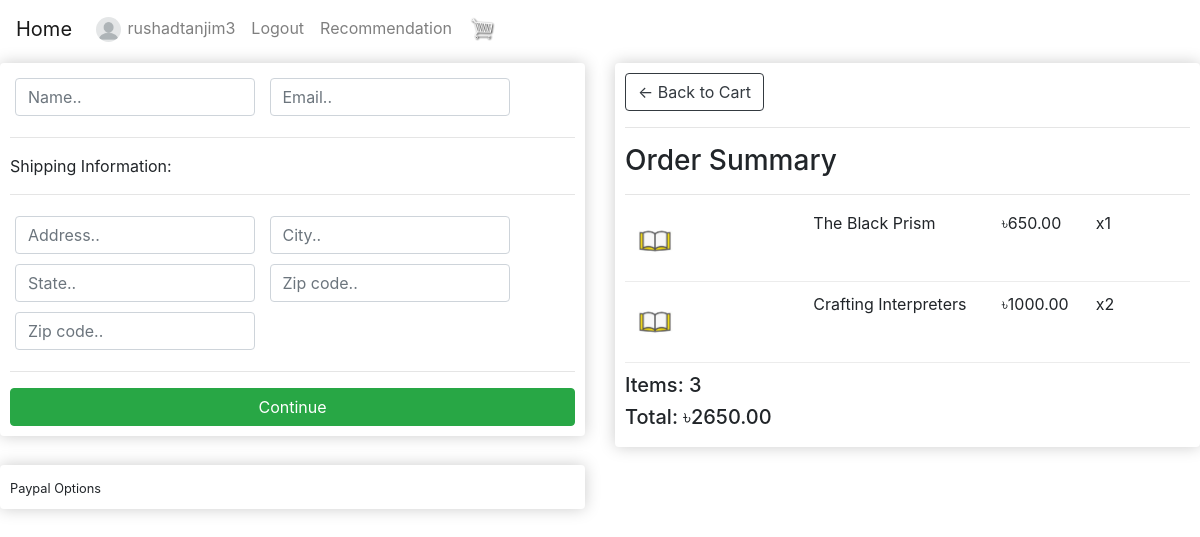
The app's page /profiles/checkout/ (signed in) with its own data.
### profiles/models.py (models this page shows, shortened)
class Profile(models.Model):
    user = models.OneToOneField(User, on_delete=models.CASCADE)
    first_name = models.CharField(max_length=255, blank=True)
    last_name = models.CharField(max_length=255, blank=True)
    city = models.CharField(max_length=200, blank=True)
    profile_pic = models.ImageField(default='default.png', upload_to='profile')

class OrderItem(models.Model):
    product = models.ForeignKey(
        Product, on_delete=models.SET_NULL, blank=True, null=True)
    order = models.ForeignKey(
        Order, on_delete=models.SET_NULL, blank=True, null=True)
    quantity = models.IntegerField(default=0, null=True, blank=True)
    date_added = models.DateTimeField(auto_now_add=True)
    @ property
    def get_total(self):
        total = self.product.price * self.quantity
        return total

class Order(models.Model):
    profile = models.ForeignKey(
        Profile, on_delete=models.SET_NULL, blank=True, null=True)
    date_ordered = models.DateTimeField(auto_now_add=True)
    completed = models.BooleanField(default=False, null=True)
    transaction_id = models.CharField(max_length=200, null=True, blank=True)
    @ property
    def get_cart_total(self):
        orderitems = self.orderitem_set.all()
        total = sum([item.get_total for item in orderitems])
        return total
    @ property
    def get_cart_items(self):
        orderitems = self.orderitem_set.all()
        total = sum([item.quantity for item in orderitems])
        return total

### shop/models.py (models this page shows, shortened)
class Product(models.Model):
    BOOK_GENRES_CHOICES = [
        ('Action', 'Action and adventure'),
        ('Art', 'Art/architecture'),
        ('Alternate history', 'Alternate history'),
        ('Autobiography', 'Autobiography'),
        ('Anthology', 'Anthology'),
        ('Biography', 'Biography'),
        ('Business', 'Business/economics'),
        ('Children', 'Children'),
        ('Crafts/hobbies', 'Crafts/hobbies'),
        ('Classic', 'Classic'),
        ('Cookbook', 'Cookbook'),
        ('Comic book', 'Comic book'),
        ('Diary', 'Diary'),
        ('Dictionary', 'Dictionary'),
        ('Crime', 'Crime'),
        ('Encyclopedia', 'Encyclopedia'),
        ('Drama', 'Drama'),
        ('Fairytale', 'Fairytale'),
        ('Health', 'Health/fitness'),
        ('Fantasy', 'Fantasy'),
        ('History', 'History'),
        ('Graphic novel', 'Graphic novel'),
        ('Home and garden', 'Home and garden'),
        ('Historical fiction', 'Historical fiction'),
        ('Humor', 'Humor'),
        ('Horror', 'Horror'),
        ('Journal', 'Journal'),
        ('Mystery', 'Mystery'),
        ('Math', 'Math'),
        ('Paranormal romance', 'Paranormal romance'),
        ('Memoir', 'Memoir'),
        ('Picture book', 'Picture book'),
        ('Philosophy', 'Philosophy'),
        ('Poetry', 'Poetry'),
        ('Prayer', 'Prayer'),
        ('Political thriller', 'Political thriller'),
        ('Religion', 'Religion, spirituality, and new age'),
        ('Romance', 'Romance'),
        ('Textbook', 'Textbook'),
        ('Satire', 'Satire'),
        ('True crime', 'True crime'),
        ('Science fiction', 'Science fiction'),
        ('Review', 'Review'),
        ('Short story', 'Short story'),
        ('Science', 'Science'),
        ('Suspense', 'Suspense'),
        ('Self help', 'Self help'),
        ('Thriller', 'Thriller'),
        ('Sports and leisure', 'Sports and leisure'),
        ('Western', 'Western'),
        ('Travel', 'Travel'),
        ('Young adult', 'Young adult'),
    ]
    product_name = models.CharField(blank=True, max_length=255)
    price = models.FloatField(blank=True, null=True, default=1)
    digital = models.BooleanField(default=False, null=True, blank=False)
    genres = models.CharField(
        max_length=150, choices=BOOK_GENRES_CHOICES, default='Textbook')
    quantity = models.IntegerField(blank=False, default=1)
    product_pic = models.ImageField(
        default='book-default.jpg', upload_to='product')

### profiles/views.py (the view)
# urls.py: path('checkout/', views.checkout, name='checkout'),
def checkout(request):
    if request.user.is_authenticated:
        customer = request.user.profile
        order, created = Order.objects.get_or_create(
            profile=customer, completed=False)
        items = order.orderitem_set.all()
    else:
        items = []
        order = {'get_cart_total': 0, 'get_cart_items': 0}
    data = {'items': items, 'order': order}
    return render(request, 'profiles/checkout.html', data)

### profiles/templates/profiles/checkout.html (shortened to what this page needs)
{% extends 'profiles/base.html' %}
{% load static %}
{% block content %}
    <div class="row">
        <div class="col-lg-6">
            <div class="box-element" id="form-wrapper">
                <form id="form">
                    <div id="user-info">
                        <div class="form-field">
                            <input required
                                   class="form-control"
                                   type="text"
                                   name="name"
                                   placeholder="Name.."/>
                        </div>
                        <div class="form-field">
                            <input required
                                   class="form-control"
                                   type="email"
                                   name="email"
                                   placeholder="Email.."/>
                        </div>
                    </div>
                    <div id="shipping-info">
                        <hr />
                        <p>Shipping Information:</p>
                        <hr />
                        <div class="form-field">
                            <input class="form-control"
                                   type="text"
                                   name="address"
                                   placeholder="Address.."/>
                        </div>
                        <div class="form-field">
                            <input class="form-control" type="text" name="city" placeholder="City.." />
                        </div>
                        <div class="form-field">
                            <input class="form-control" type="text" name="state" placeholder="State.." />
                        </div>
                        <div class="form-field">
                            <input class="form-control"
                                   type="text"
                                   name="zipcode"
                                   placeholder="Zip code.."/>
                        </div>
                        <div class="form-field">
                            <input class="form-control"
                                   type="text"
                                   name="country"
                                   placeholder="Zip code.."/>
                        </div>
                    </div>
                    <hr />
                    <input id="form-button"
                           class="btn btn-success btn-block"
                           type="submit"
                           value="Continue"/>
                </form>
            </div>
            <br />
            <div class="box-element hidden" id="payment-info">
                <small>Paypal Options</small>
            </div>
        </div>
        <div class="col-lg-6">
            <div class="box-element">
                <a class="btn btn-outline-dark" href="{% url 'profiles:cart' %}">&#x2190; Back to Cart</a
                    >
                    <hr />
                    <h3>Order Summary</h3>
                    <hr />
                    {% for item in items %}
                        <div class="cart-row">
                            <div style="flex: 2">
                                <img class="row-image" src="{{ item.product.product_pic.url }}" />
                            </div>
                            <div style="flex: 2">
                                <p>{{ item.product.product_name }}</p>
                            </div>
                            <div style="flex: 1">
                                <p>&#2547;{{ item.product.price|floatformat:2 }}</p>
                            </div>
                            <div style="flex: 1">
                                <p>x{{ item.quantity }}</p>
                            </div>
                        </div>
                    {% endfor %}
                    <h5>Items: {{ order.get_cart_items }}</h5>
                    <h5>Total: &#2547;{{ order.get_cart_total|floatformat:2 }}</h5>
                </div>
            </div>
        </div>
    {% endblock content %}

### profiles/templates/profiles/base.html (shortened to what this page needs)
<!DOCTYPE html>
{% load static %}
<html lang="en">
    <head>
        <link rel="stylesheet" type="text/css" href="{% static 'css/main.css' %}">
        <link rel="stylesheet"
              type="text/css"
              href="{% static 'css/bootstrap.css' %}">
    </head>
    <body>
        <nav class="navbar navbar-expand-lg bg-steel navbar-light ml-auto">
            <a class="navbar-brand" href="{% url 'home' %}">Home</a>
            <div class="collapse navbar-collapse" id="navbarSupportedContent">
                <ul class="navbar-nav">
                    {% if user.is_authenticated %}
                        <li class="nav-item">
                            <a class="nav-link user-name"
                               data-user="{{ request.user }}"
                               style="display: inline-block;"
                               href="{% url 'profiles:profile' %}">
                                <img class="rounded-circle"
                                     style="width:25px;
                                            margin-right: 2px;"
                                     src="{{ user.profile.profile_pic.url }}">
                                {{ user.username }}
                            </a>
                            <li>
                                <a class="nav-item nav-link" href="{% url 'profiles:logout' %}">Logout</a>
                            </li>
                        </li>
                        <li class="nav-item">
                            <a class="nav-link" href="{% url 'profiles:recommendation' %}">Recommendation</a>
                        </li>
                    {% endif %}
                    <li>
                        <a href="{% url 'profiles:cart' %}">
                            <img style="	width:25px; margin-left: 10px; text-decoration: none; padding-top:8px"
                                 src="{% static 'images/cart.png' %}">
                        </a>
                    </li>
                </ul>
            </div>
        </nav>
        {% block content %}{% endblock %}
    </body>
</html>

### static/css/main.css (style rules this page uses)
.box-element { box-shadow:hsl(0, 0%, 80%) 0 0 16px; background-color: #fff; border-radius: 4px; padding: 10px; margin-top: 5px; }
.form-field { width:250px; display: inline-block; padding: 5px; }
.cart-row { display: flex; align-items: flex-stretch; padding-bottom: 10px; margin-bottom: 10px; border-bottom: 1px solid #ececec; }
.row-image { width: 60px; display:flexbox; }

### records on screen
OrderItem: product.product_pic (placeholder picture), product.product_name "The Black Prism", product.price "650.00", quantity "1"
OrderItem: product.product_pic (placeholder picture), product.product_name "Crafting Interpreters", product.price "1000.00", quantity "2"
Order: get_cart_items "3", get_cart_total "2650.00"

### other values on screen
{{ user.username }} "rushadtanjim3"
